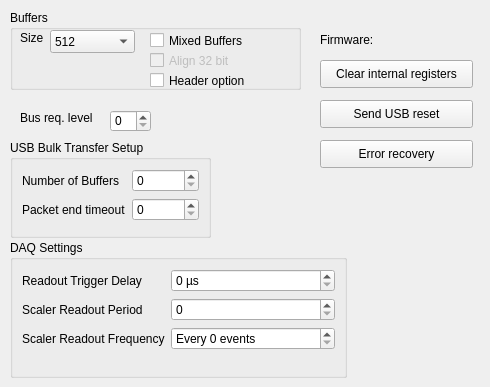
     <widget class="QWidget" name="tab">
      <attribute name="title">
       <string>General</string>
      </attribute>
      <widget class="QGroupBox" name="groupBox_6">
       <property name="geometry">
        <rect>
         <x>10</x>
         <y>10</y>
         <width>291</width>
         <height>80</height>
        </rect>
       </property>
       <property name="title">
        <string>Buffers</string>
       </property>
       <widget class="QComboBox" name="bufSize">
        <property name="geometry">
         <rect>
          <x>40</x>
          <y>20</y>
          <width>85</width>
          <height>23</height>
         </rect>
        </property>
        <property name="currentIndex">
         <number>5</number>
        </property>
        <item>
         <property name="text">
          <string>13k</string>
         </property>
        </item>
        <item>
         <property name="text">
          <string>8k</string>
         </property>
        </item>
        <item>
         <property name="text">
          <string>4k</string>
         </property>
        </item>
        <item>
         <property name="text">
          <string>2k</string>
         </property>
        </item>
        <item>
         <property name="text">
          <string>1k</string>
         </property>
        </item>
        <item>
         <property name="text">
          <string>512</string>
         </property>
        </item>
        <item>
         <property name="text">
          <string>256</string>
         </property>
        </item>
        <item>
         <property name="text">
          <string>128</string>
         </property>
        </item>
        <item>
         <property name="text">
          <string>64</string>
         </property>
        </item>
        <item>
         <property name="text">
          <string>evt</string>
         </property>
        </item>
       </widget>
       <widget class="QLabel" name="label_8">
        <property name="geometry">
         <rect>
          <x>10</x>
          <y>20</y>
          <width>31</width>
          <height>16</height>
         </rect>
        </property>
        <property name="text">
         <string>Size</string>
        </property>
       </widget>
       <widget class="QCheckBox" name="mixedBuffers">
        <property name="geometry">
         <rect>
          <x>140</x>
          <y>20</y>
          <width>111</width>
          <height>21</height>
         </rect>
        </property>
        <property name="text">
         <string>Mixed Buffers</string>
        </property>
       </widget>
       <widget class="QCheckBox" name="align32">
        <property name="enabled">
         <bool>false</bool>
        </property>
        <property name="geometry">
         <rect>
          <x>140</x>
          <y>40</y>
          <width>111</width>
          <height>21</height>
         </rect>
        </property>
        <property name="text">
         <string>Align 32 bit</string>
        </property>
       </widget>
       <widget class="QCheckBox" name="headerOption">
        <property name="geometry">
         <rect>
          <x>140</x>
          <y>60</y>
          <width>121</width>
          <height>21</height>
         </rect>
        </property>
        <property name="text">
         <string>Header option</string>
        </property>
       </widget>
      </widget>
      <widget class="QLabel" name="label_10">
       <property name="geometry">
        <rect>
         <x>20</x>
         <y>110</y>
         <width>91</width>
         <height>16</height>
        </rect>
       </property>
       <property name="text">
        <string>Bus req. level</string>
       </property>
      </widget>
      <widget class="QSpinBox" name="busRequest">
       <property name="geometry">
        <rect>
         <x>110</x>
         <y>110</y>
         <width>41</width>
         <height>22</height>
        </rect>
       </property>
       <property name="maximum">
        <number>4</number>
       </property>
      </widget>
      <widget class="QWidget" name="layoutWidget_foobar">
       <property name="geometry">
        <rect>
         <x>320</x>
         <y>30</y>
         <width>161</width>
         <height>20</height>
        </rect>
       </property>
       <layout class="QHBoxLayout" name="horizontalLayout">
        <item>
         <widget class="QLabel" name="label_42">
          <property name="text">
           <string>Firmware:</string>
          </property>
         </widget>
        </item>
        <item>
         <widget class="QLabel" name="firmwareLabel">
          <property name="text">
           <string/>
          </property>
          <property name="textInteractionFlags">
           <set>Qt::LinksAccessibleByMouse|Qt::TextSelectableByMouse</set>
          </property>
         </widget>
        </item>
       </layout>
      </widget>
      <widget class="QPushButton" name="pb_clearRegisters">
       <property name="geometry">
        <rect>
         <x>320</x>
         <y>60</y>
         <width>153</width>
         <height>28</height>
        </rect>
       </property>
       <property name="text">
        <string>Clear internal registers</string>
       </property>
      </widget>
      <widget class="QGroupBox" name="groupBox_18">
       <property name="geometry">
        <rect>
         <x>10</x>
         <y>140</y>
         <width>201</width>
         <height>98</height>
        </rect>
       </property>
       <property name="title">
        <string>USB Bulk Transfer Setup</string>
       </property>
       <layout class="QFormLayout" name="formLayout">
        <item row="0" column="0">
         <widget class="QLabel" name="label_9">
          <property name="text">
           <string>Number of Buffers</string>
          </property>
         </widget>
        </item>
        <item row="0" column="1">
         <widget class="QSpinBox" name="usbBulkBuffers">
          <property name="maximum">
           <number>255</number>
          </property>
         </widget>
        </item>
        <item row="1" column="0">
         <widget class="QLabel" name="label_11">
          <property name="text">
           <string>Packet end timeout</string>
          </property>
         </widget>
        </item>
        <item row="1" column="1">
         <widget class="QSpinBox" name="usbBulkTimeout">
          <property name="minimum">
           <number>0</number>
          </property>
          <property name="maximum">
           <number>15</number>
          </property>
          <property name="value">
           <number>0</number>
          </property>
         </widget>
        </item>
       </layout>
      </widget>
      <widget class="QPushButton" name="pb_usbReset">
       <property name="geometry">
        <rect>
         <x>320</x>
         <y>100</y>
         <width>153</width>
         <height>28</height>
        </rect>
       </property>
       <property name="text">
        <string>Send USB reset</string>
       </property>
      </widget>
      <widget class="QPushButton" name="pb_errorRecovery">
       <property name="geometry">
        <rect>
         <x>320</x>
         <y>140</y>
         <width>153</width>
         <height>28</height>
        </rect>
       </property>
       <property name="text">
        <string>Error recovery</string>
       </property>
      </widget>
      <widget class="QGroupBox" name="groupBox_19">
       <property name="geometry">
        <rect>
         <x>10</x>
         <y>240</y>
         <width>337</width>
         <height>138</height>
        </rect>
       </property>
       <property name="title">
        <string>DAQ Settings</string>
       </property>
       <layout class="QFormLayout" name="formLayout_2">
        <item row="0" column="0">
         <widget class="QLabel" name="label_12">
          <property name="text">
           <string>Readout Trigger Delay</string>
          </property>
         </widget>
        </item>
        <item row="0" column="1">
         <widget class="QSpinBox" name="spin_triggerDelay">
          <property name="suffix">
           <string> µs</string>
          </property>
          <property name="maximum">
           <number>255</number>
          </property>
         </widget>
        </item>
        <item row="2" column="1">
         <widget class="QSpinBox" name="spin_readoutFrequency">
          <property name="suffix">
           <string> events</string>
          </property>
          <property name="prefix">
           <string>Every </string>
          </property>
          <property name="maximum">
           <number>65535</number>
          </property>
         </widget>
        </item>
        <item row="1" column="0">
         <widget class="QLabel" name="label_17">
          <property name="text">
           <string>Scaler Readout Period</string>
          </property>
         </widget>
        </item>
        <item row="2" column="0">
         <widget class="QLabel" name="label_47">
          <property name="text">
           <string>Scaler Readout Frequency</string>
          </property>
         </widget>
        </item>
        <item row="1" column="1">
         <widget class="QSpinBox" name="spin_readoutPeriod">
          <property name="maximum">
           <number>255</number>
          </property>
         </widget>
        </item>
       </layout>
      </widget>
     </widget>
